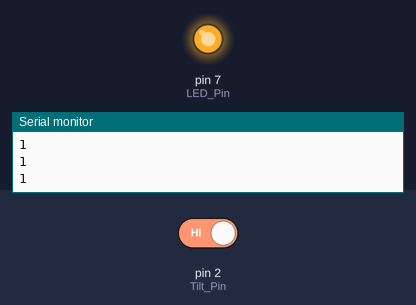
A sketch run on a simulated Arduino Uno, built with avr-gcc and run on an emulated ATmega328P. Parts: output pins drawn as LEDs (lit = HIGH), the last lines printed to the serial monitor. The inputs (shaded band) are chosen by the test bench; at power-on: pin 2 (Tilt_Pin) HIGH.

Above: at 1.4 s.
1.5 s: pin 2 (Tilt_Pin) driven LOW
At 2.2 s:
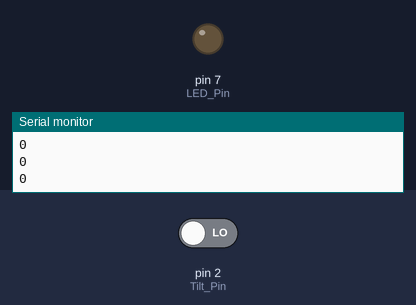
3.0 s: pin 2 (Tilt_Pin) driven HIGH
At 3.4 s:
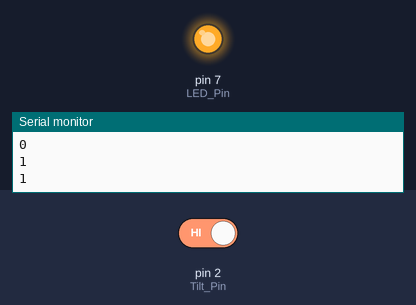
Timing chart, 0 to 6.0 s (numbered marks = the images above; inputs shaded):
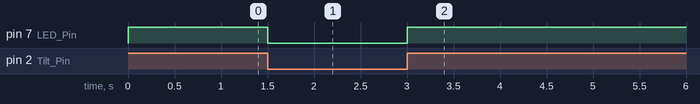

Measured:
- after the input at 1.5 s, pin 7 (LED_Pin): HIGH → LOW at once
- after the input at 3.0 s, pin 7 (LED_Pin): LOW → HIGH at once

The sketch:

SerialTilt.ino
```cpp
int Tilt_Pin = 2;
int LED_Pin = 7;
void setup()
{
  pinMode(Tilt_Pin, INPUT_PULLUP);
  pinMode(LED_Pin, OUTPUT);
  Serial.begin(9600);
}

void loop()
{
  int TiltState = digitalRead(Tilt_Pin);
  Serial.println(TiltState);
  if(TiltState==HIGH){
    digitalWrite(LED_Pin, HIGH);
  }
  else {
    digitalWrite(LED_Pin, LOW);
  }
  delay(300);
}
```
